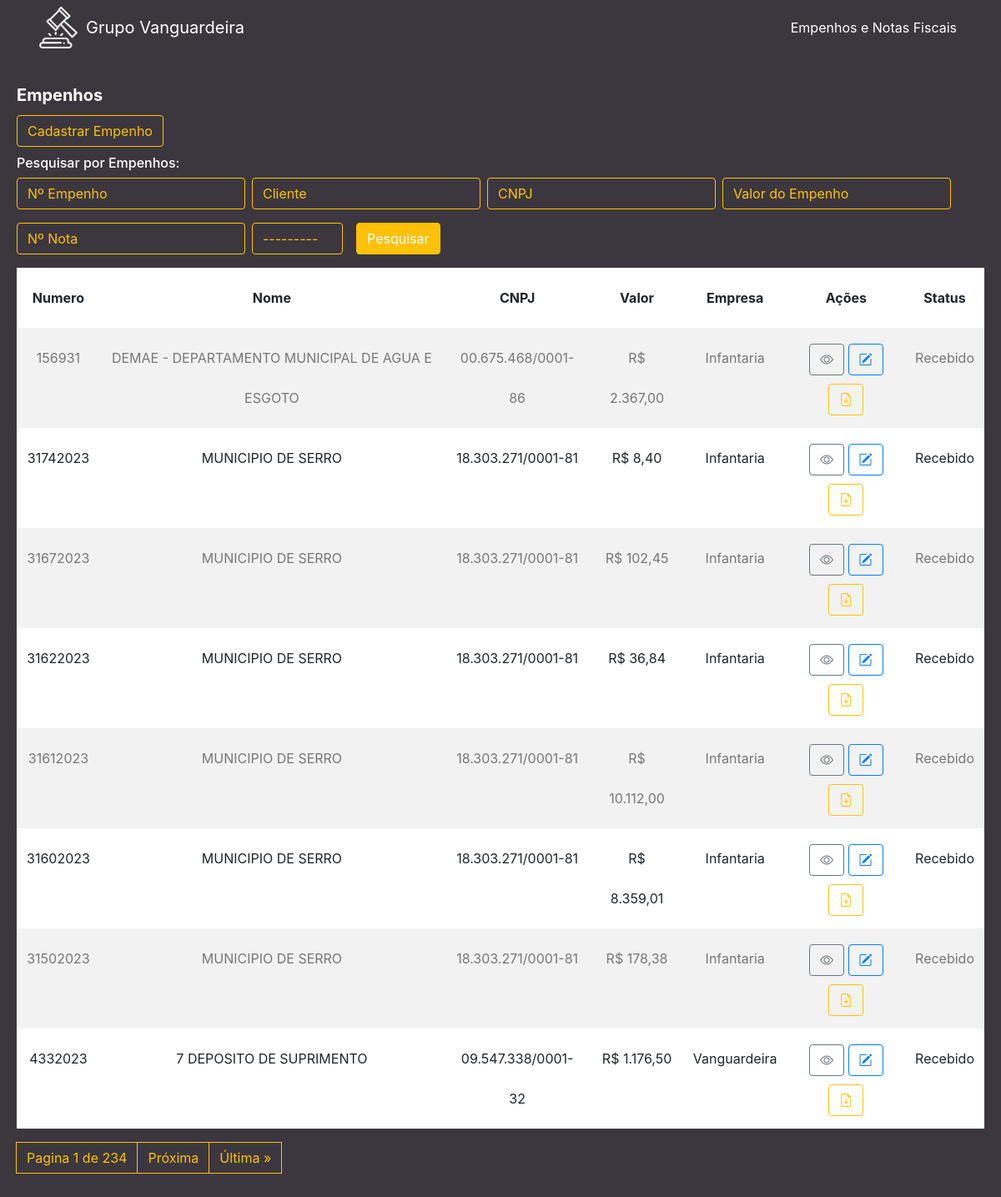
The page / on the database its author committed.
### cliente/models.py (models this page shows, shortened)
class Cliente(models.Model):
    numero = models.CharField(max_length=255)
    nome = models.CharField(max_length=255)
    cnpj = models.CharField(max_length=255)
    data_criacao = models.DateTimeField(default=timezone.now)
    categoria = models.ForeignKey(Categoria, on_delete=models.DO_NOTHING)
    empresa = models.ForeignKey(Empresa, on_delete=models.DO_NOTHING)
    empenho = models.FileField(upload_to='empenhos/', max_length=500)
    nfe = models.FileField(upload_to='notas/', max_length=500, default='0', blank=True)
    n_nfe = models.CharField(max_length=255, blank=True)
    descricao = models.TextField(blank=True)
    valor = models.CharField(max_length=255)

class Empresa(models.Model):
    nome = models.CharField(max_length=255)
    def __str__(self):
        return self.nome

class Categoria(models.Model):
    nome = models.CharField(max_length=255)
    def __str__(self):
        return self.nome

### cliente/views.py (the view)
# urls.py: path('', views.cliente, name='cliente'),
def cliente(request):
    list_clientes = Cliente.objects.order_by('-data_criacao')
    myFilter = ClienteFilter(request.GET, queryset=list_clientes)
    list_clientes = myFilter.qs
    paginator = Paginator(list_clientes, 8)
    page = request.GET.get('page')
    list_clientes = paginator.get_page(page)
    return render(request, 'cliente/cliente.html', {'clientes': list_clientes, 'myFilter': myFilter})

### cliente/templates/cliente/cliente.html (shortened to what this page needs)
{% extends 'base.html' %}
{% load widget_tweaks %}
{% block conteudo %}
<div class="content mt-3">
    <div class="card">
        <div class="card-body">
            <h5 class="card-title">Empenhos</h5>
            <a class="btn btn-outline-primary mb-3" id="btn-cadastrar" href="{% url 'form' %}">Cadastrar Empenho</a>
            <div class="row">
                <div class="col">
                    <h6 class="card-subtitle mb-2 text-muted">Pesquisar por Empenhos:</h6>
                    <form method="get" class="form-inline">
                        <div class="form-group mb-3 mr-2">
                            {% render_field myFilter.form.numero placeholder="Nº Empenho" class="form-control" id="id_numero" autocomplete="off" %}
                        </div>
                        <div class="form-group mb-3 mr-2">
                            {% render_field myFilter.form.nome placeholder="Cliente" class="form-control" id="id_nome" autocomplete="off" %}
                        </div>
                        <div class="form-group mb-3 mr-2">
                            {% render_field myFilter.form.cnpj placeholder="CNPJ" class="form-control" id="id_cnpj" autocomplete="off" %}
                        </div>
                        <div class="form-group mb-3 mr-2">
                            {% render_field myFilter.form.valor placeholder="Valor do Empenho" class="form-control" id="valor" autocomplete="off" %}
                        </div>
                        <div class="form-group mb-3 mr-2">
                            {% render_field myFilter.form.n_nfe class="form-control" placeholder="Nº Nota" id="nfe" autocomplete="off" %}
                        </div>
                        <div class="form-group mb-3 mr-2">
                            {% render_field myFilter.form.categoria class="form-control" id="id_categoria" autocomplete="off" %}
                        </div>
                        <button class="btn btn-primary ml-2 mb-3" id="btn-pesquisar" type="submit">Pesquisar</button>
                    </form>
                </div>
            </div>
            <table class="table table-striped ">
                <thead>
                    <tr>
                        <th scope="col" class="text-center">Numero</th>
                        <th scope="col" class="text-center">Nome</th>
                        <th scope="col" class="text-center">CNPJ</th>
                        <th scope="col" class="text-center">Valor</th>
                        <th scope="col" class="text-center">Empresa</th>
                        <th scope="col" class="text-center">Ações</th>
                        <th scope="col" class="text-center">Status</th>
                    </tr>
                </thead>
                <tbody>
                    {% for cliente in clientes %}
                    <tr>
                        <td class="text-center">{{ cliente.numero }}</td>
                        <td class="text-center">{{ cliente.nome }}</td>
                        <td class="text-center">{{ cliente.cnpj }}</td>
                        <td class="text-center">R$ {{ cliente.valor }}</td>
                        <td class="text-center">{{ cliente.empresa }}</td>
                        <td class="text-center">
                            <a href="/cliente/detalhe/{{ cliente.id }}" class="btn btn-outline-secondary"><i class="bi bi-eye"></i></a>
                            <a href="/cliente/edit/{{ cliente.id }}/" class="btn btn-outline-primary"><i class="bi bi-pencil-square"></i></a>
                            <a href="{{ cliente.empenho.url }}" class="btn btn-outline-warning" target="_blank"><i class="bi bi-file-earmark-arrow-down"></i></a>
                        </td>
                        {% if cliente.categoria_id == 2 %}
                        <td class="text-center" style="background-color: red; color: white;">{{ cliente.categoria }}</td>
                        {% elif cliente.categoria_id == 3 %}
                        <td class="text-center" style="background-color: green; color: white;">{{ cliente.categoria }}</td>
                        {% else %}
                        <td class="text-center">{{ cliente.categoria }}</td>
                        {% endif %}
                    </tr>
                    {% endfor %}
                </tbody>
            </table>
            <nav aria-label="Page navigation example">
                <ul class="pagination">
                    <a class="page-link" href="#">Pagina {{ clientes.number }} de {{ clientes.paginator.num_pages }}</a>
                    {% if clientes.has_next %}
                        <a class="page-link" href="{{ request.get_full_path }}?&page={{ clientes.next_page_number }}">Próxima</a>
                        <a class="page-link" href="{{ request.get_full_path }}?&page={{ clientes.paginator.num_pages }}">Última &raquo;</a>
                    {% endif %}
                </ul>
            </nav>
        </div>
    </div>
</div>
{% endblock %}

### rows shown on the page
Cliente: numero "156931", nome "DEMAE - DEPARTAMENTO MUNICIPAL DE AGUA E ESGOTO", cnpj "00.675.468/0001-86", valor "2.367,00", empresa "Infantaria", categoria "Recebido"
Cliente: numero "31742023", nome "MUNICIPIO DE SERRO", cnpj "18.303.271/0001-81", valor "8,40", empresa "Infantaria", categoria "Recebido"
Cliente: numero "31672023", nome "MUNICIPIO DE SERRO", cnpj "18.303.271/0001-81", valor "102,45", empresa "Infantaria", categoria "Recebido"
Cliente: numero "31622023", nome "MUNICIPIO DE SERRO", cnpj "18.303.271/0001-81", valor "36,84", empresa "Infantaria", categoria "Recebido"
Cliente: numero "31612023", nome "MUNICIPIO DE SERRO", cnpj "18.303.271/0001-81", valor "10.112,00", empresa "Infantaria", categoria "Recebido"
Cliente: numero "31602023", nome "MUNICIPIO DE SERRO", cnpj "18.303.271/0001-81", valor "8.359,01", empresa "Infantaria", categoria "Recebido"
Cliente: numero "31502023", nome "MUNICIPIO DE SERRO", cnpj "18.303.271/0001-81", valor "178,38", empresa "Infantaria", categoria "Recebido"
Cliente: numero "4332023", nome "7 DEPOSITO DE SUPRIMENTO", cnpj "09.547.338/0001-32", valor "1.176,50", empresa "Vanguardeira", categoria "Recebido"

### other values the page prints
{{ clientes.number }} "1"
{{ clientes.paginator.num_pages }} "234"
